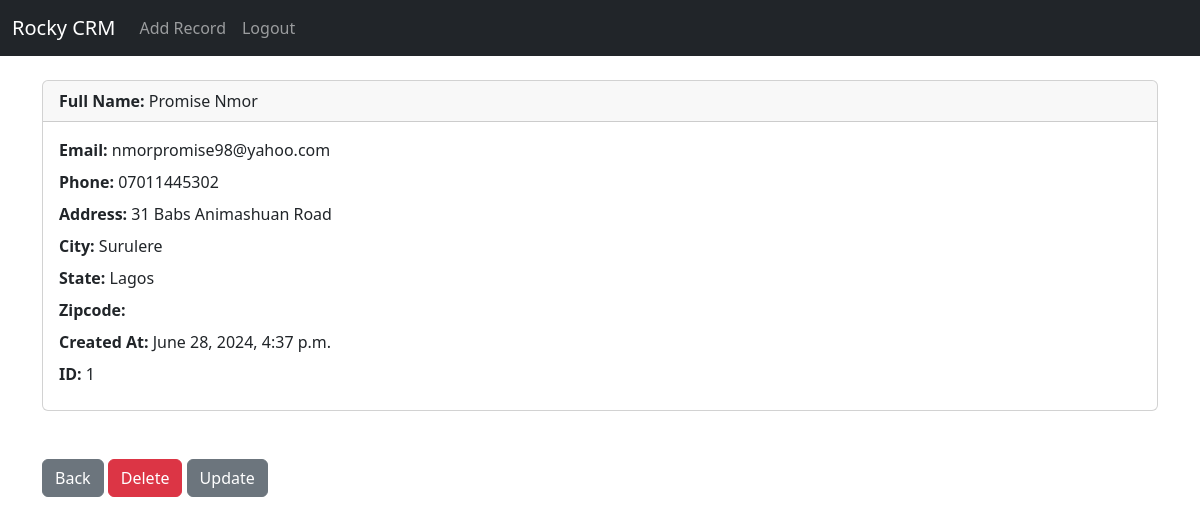
The app's page /record/1 (signed in), older data.
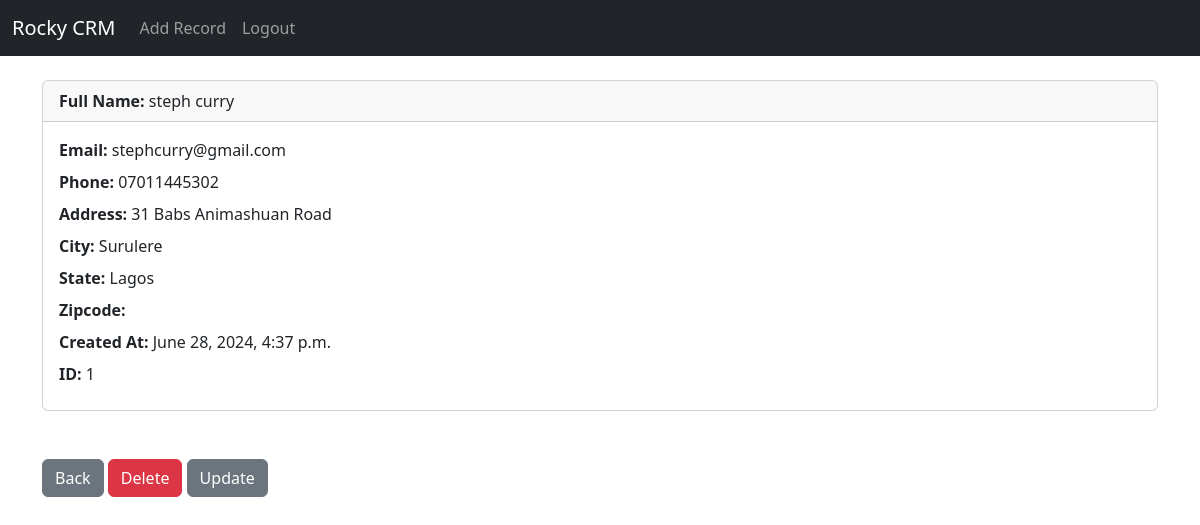
The same page, newer data.
### website/models.py (models this page shows, shortened)
class Record(models.Model):
    created_at = models.DateTimeField(auto_now_add = True)
    first_name = models.CharField(max_length=50)
    last_name = models.CharField(max_length=50)
    email = models.EmailField(max_length=50)
    phone = models.CharField(max_length=50)
    address = models.CharField(max_length=100)
    city = models.CharField(max_length=50)
    state = models.CharField(max_length=50)
    zipcode = models.CharField(max_length=20)

### website/views.py (the view)
# urls.py: path('record/<int:pk>', views.customer_record, name='record'),
def customer_record(request, pk):
    if request.user.is_authenticated:
        customer_record = Record.objects.get(id=pk)
        return render(request, 'record.html', {'customer_record':customer_record})
    else:
        messages.success(request, "You must be Logged in to view this page")
        return redirect('home')

### website/templates/record.html
{% extends 'base.html' %}
{% block content %}
<div class="card">
    <div class="card-header">
        <strong>Full Name: </strong>{{ customer_record.first_name }} {{ customer_record.last_name }}
    </div>
    <div class="card-body">
        <p class="card-title">
    <strong>Email: </strong>{{ customer_record.email }}</p>
    <p class="card-title">
    <strong>Phone: </strong>{{ customer_record.phone }}</p>
    <p class="card-title">
    <strong>Address: </strong>{{ customer_record.address }}</p>
    <p class="card-title">
    <strong>City: </strong>{{ customer_record.city }}</p>
    <p class="card-title">
    <strong>State: </strong>{{ customer_record.state }}</p>
    <p class="card-title">
    <strong>Zipcode: </strong>{{ customer_record.zip_code }}</p>
    <p class="card-title">
    <strong>Created At: </strong>{{ customer_record.created_at }}</p>
    <p class="card-title">
    <strong>ID: </strong>{{ customer_record.id }}</p>
</div>
</div>
<br/><br/>
<a href="{% url 'home' %}" class="btn btn-secondary">Back</a>
<a href="{% url 'delete_record' customer_record.id %}" class="btn btn-danger">Delete</a>
<a href="{% url 'update_record' customer_record.id %}" class="btn btn-secondary">Update</a>
{% endblock %}

Row changes from the older to the newer data that the page shows:
changed Record "31 Babs Animashuan Road": first_name "Promise" → "steph"; last_name "Nmor" → "curry"; email "nmorpromise98@yahoo.com" → "stephcurry@gmail.com"
